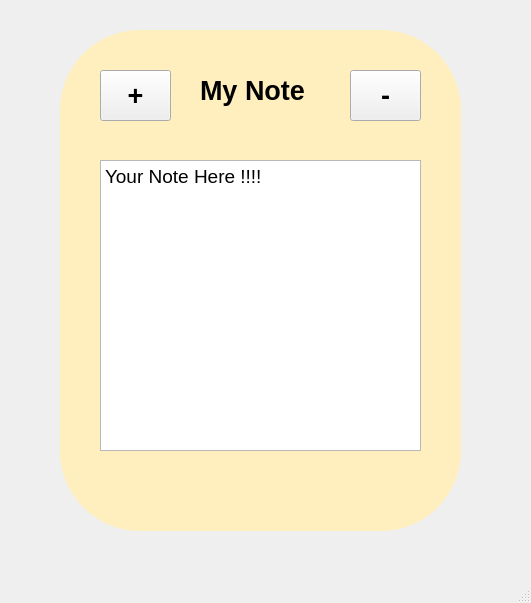
<?xml version="1.0" encoding="UTF-8"?>
<ui version="4.0">
 <class>MainWindow</class>
 <widget class="QMainWindow" name="MainWindow">
  <property name="geometry">
   <rect>
    <x>0</x>
    <y>0</y>
    <width>531</width>
    <height>603</height>
   </rect>
  </property>
  <property name="windowTitle">
   <string>MainWindow</string>
  </property>
  <widget class="QWidget" name="centralwidget">
   <widget class="QFrame" name="frame">
    <property name="geometry">
     <rect>
      <x>60</x>
      <y>30</y>
      <width>401</width>
      <height>501</height>
     </rect>
    </property>
    <property name="styleSheet">
     <string notr="true">QFrame#frame {
	background-color: rgb(255, 239, 190);
	border-radius :80px;
}</string>
    </property>
    <property name="frameShape">
     <enum>QFrame::StyledPanel</enum>
    </property>
    <property name="frameShadow">
     <enum>QFrame::Raised</enum>
    </property>
    <widget class="QPushButton" name="pushButton">
     <property name="geometry">
      <rect>
       <x>40</x>
       <y>40</y>
       <width>71</width>
       <height>51</height>
      </rect>
     </property>
     <property name="font">
      <font>
       <pointsize>20</pointsize>
       <weight>75</weight>
       <bold>true</bold>
      </font>
     </property>
     <property name="text">
      <string>+</string>
     </property>
    </widget>
    <widget class="QPushButton" name="pushButton_2">
     <property name="geometry">
      <rect>
       <x>290</x>
       <y>40</y>
       <width>71</width>
       <height>51</height>
      </rect>
     </property>
     <property name="font">
      <font>
       <pointsize>20</pointsize>
       <weight>75</weight>
       <bold>true</bold>
      </font>
     </property>
     <property name="text">
      <string>-</string>
     </property>
    </widget>
    <widget class="QLabel" name="label">
     <property name="geometry">
      <rect>
       <x>140</x>
       <y>40</y>
       <width>121</width>
       <height>41</height>
      </rect>
     </property>
     <property name="font">
      <font>
       <pointsize>20</pointsize>
       <weight>75</weight>
       <bold>true</bold>
      </font>
     </property>
     <property name="text">
      <string>My Note</string>
     </property>
    </widget>
    <widget class="QTextBrowser" name="textBrowser">
     <property name="geometry">
      <rect>
       <x>40</x>
       <y>130</y>
       <width>321</width>
       <height>291</height>
      </rect>
     </property>
     <property name="font">
      <font>
       <pointsize>23</pointsize>
      </font>
     </property>
     <property name="html">
      <string>&lt;!DOCTYPE HTML PUBLIC &quot;-//W3C//DTD HTML 4.0//EN&quot; &quot;http://www.w3.org/TR/REC-html40/strict.dtd&quot;&gt;
&lt;html&gt;&lt;head&gt;&lt;meta name=&quot;qrichtext&quot; content=&quot;1&quot; /&gt;&lt;style type=&quot;text/css&quot;&gt;
p, li { white-space: pre-wrap; }
&lt;/style&gt;&lt;/head&gt;&lt;body style=&quot; font-family:'MS Shell Dlg 2'; font-size:23pt; font-weight:400; font-style:normal;&quot;&gt;
&lt;p style=&quot; margin-top:0px; margin-bottom:0px; margin-left:0px; margin-right:0px; -qt-block-indent:0; text-indent:0px;&quot;&gt;&lt;span style=&quot; font-size:14pt;&quot;&gt;Your Note Here !!!!&lt;/span&gt;&lt;/p&gt;&lt;/body&gt;&lt;/html&gt;</string>
     </property>
    </widget>
   </widget>
  </widget>
  <widget class="QMenuBar" name="menubar">
   <property name="geometry">
    <rect>
     <x>0</x>
     <y>0</y>
     <width>531</width>
     <height>22</height>
    </rect>
   </property>
  </widget>
  <widget class="QStatusBar" name="statusbar"/>
 </widget>
 <resources/>
 <connections/>
</ui>
